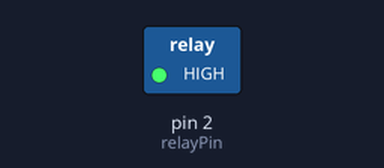
The sketch below on a simulated Arduino Uno, built with avr-gcc and run on an emulated ATmega328P. Parts: switched loads named in the sketch (green lamp = pin HIGH).

Above: at 0.1 s.
At 118.6 s:
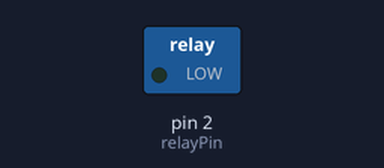
Timing chart, 0 to 120.1 s (numbered marks = the images above):
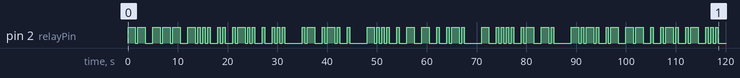

The sketch:

Circuit_11.ino
```cpp
/*

Example sketch 11

RELAYS

  Use a transistor to drive a relay

  A relay is a electrically-controlled mechanical switch.
  It can control much more voltage and current than an Arduino pin
  (or the transistor included in your kit) can. If you want to use
  the Arduino to control a 120V bulb, coffee maker, or other high-
  power device, a relay is an excellent way to do that. Because
  the relay needs more power to switch than an Arduino pin can
  provide, we'll use a transistor to drive the relay in exactly
  the same way we used a transistor to drive a motor in circuit 12.

  A relay consists of a coil of wire, and switch contacts. When
  you apply power to the coil, it becomes magnetized, and pulls
  the switch contacts closed. Since the switch contacts are
  completely isolated from the Arduino, you can safely use a
  relay to control normally dangerous voltages (but please only do
  this if you already know how to safely work with high voltage!).

  The relay has three contact pins, COM (common), NC (Normally
  Closed), and NO (Normally Open). When the relay is turned off,
  the COM pin is connected to the NC (Normally Closed) pin. When
  the relay is turned on, the COM pin is connected to the NO
  (Normally Open) pin.

  This code is very simple - it turns the relay on for one second,
  and off for one second, the same as the blink sketch!

Hardware connections:

  Transistor:

    The transistor has three pins. Looking at the flat side with
    the pins down, the order is COLLECTOR, BASE, EMITTER.

    Connect the BASE pin through a 1K resistor to digital pin 2.

    Connect the EMITTER pin to GND.

  Relay coil:

    The relay has pins for a coil (which you use to control the
    relay), and contacts (which you connect to the device you'd
    like to switch). The top or bottom of the relay should have
    a symbol indicating the coil pins.

    Connect one side of the coil to the COLLECTOR pin
    on the transistor.

    Connect other side of the coil to 5V.

  Diode:

    The relay has a coil that you energize to close the switch.
    When you disconnect power from a coil, the coil will generate
    a voltage spike that can damage the transistor. This diode
    protects the transistor from the voltage spike.

    Connect the side of the diode with the band (cathode) to 5V

    Connect the other side of the diode (anode) to the COLLECTOR
    pin of the transistor.

  Relay contacts and LEDs:

    We'll use the relay contacts to turn LEDs on and off, but you
    can use them to switch almost anything on and off.

    Connect the COMMON side of the switch to a 330 Ohm resistor.
    Connect the other side of the above resistor to 5V.

    Connect the NC (Normally Closed) side of the switch to the
    positive (longer) leg of LED 1.

    Connect the NO (Normally Open) side of the switch to the
    positive (longer) leg of LED 2.

    Connect the negative sides (shorter leg) of both LEDs to GND.

This sketch was written by SparkFun Electronics,
with lots of help from the Arduino community.
This code is completely free for any use.
Visit http://www.arduino.cc to learn about the Arduino.

Version 2.0 6/2012 MDG
*/


const int relayPin = 2;	    // use this pin to drive the transistor
const int timeDelay = 500; // delay in ms for on and off phases

// You can make timeDelay
 //shorter, but note that relays, being
// mechanical devices, will wear quickly if you try to drive
// them too fast.


void setup()
{
  pinMode(relayPin, OUTPUT);  // set pin as an output
  /*
  In Morse code, the timing is based on the length of one "dit" (or "dot"). Here are the basic timing rules:
  A dot is 1 time unit.
  A dash is 3 time units.
  The space between symbols (dots and dashes) of the same letter is 1 time unit.
  The space between letters is 3 time units.
  The space between words is 7 time units
  */

  morse_light_outputter(3,1);
  morse_light_outputter(3,3);

  morse_light_outputter(3,1);
  morse_light_outputter(3,1);
  morse_light_outputter(3,3);

  morse_light_outputter(3,1);
  morse_light_outputter(1,1);
  morse_light_outputter(1,1);
  morse_light_outputter(1,3);

  morse_light_outputter(1,1);
  morse_light_outputter(1,3);

  morse_light_outputter(1,1);
  morse_light_outputter(3,1);
  morse_light_outputter(1,1);
  morse_light_outputter(1,3);

  morse_light_outputter(1,3);

  morse_light_outputter(1,1);
  morse_light_outputter(1,1);
  morse_light_outputter(1,7);


  morse_light_outputter(1,1);
  morse_light_outputter(3,3);

  morse_light_outputter(1,1);
  morse_light_outputter(3,1);
  morse_light_outputter(1,3);
  //-- --- -... .. .-.. . ... / .- .-. . / -... . - - . .-. / - .... .- -. / -.-. .- -- . .-. .- ...
  morse_light_outputter(1,7);


  morse_light_outputter(3,1);
  morse_light_outputter(1,1);
  morse_light_outputter(1,1);
  morse_light_outputter(1,3);

  morse_light_outputter(1,3);

  morse_light_outputter(3,3);

  morse_light_outputter(3,3);

  morse_light_outputter(1,3);

  morse_light_outputter(1,1);
  morse_light_outputter(3,1);
  morse_light_outputter(1,7);


  morse_light_outputter(3,3);

  morse_light_outputter(1,1);
  morse_light_outputter(1,1);
  morse_light_outputter(1,1);
  morse_light_outputter(1,3);

  morse_light_outputter(1,1);
  morse_light_outputter(3,3);

  morse_light_outputter(3,1);
  morse_light_outputter(1,7);

  //-- --- -... .. .-.. . ... / .- .-. . / -... . - - . .-. / - .... .- -. / -.-. .- -- . .-. .- ...
  morse_light_outputter(3,1);
  morse_light_outputter(1,1);
  morse_light_outputter(3,1);
  morse_light_outputter(1,3);

  morse_light_outputter(1,1);
  morse_light_outputter(3,3);

  morse_light_outputter(3,1);
  morse_light_outputter(3,3);

  morse_light_outputter(1,3);

  morse_light_outputter(1,1);
  morse_light_outputter(3,1);
  morse_light_outputter(1,3);

  morse_light_outputter(1,1);
  morse_light_outputter(3,3);

  morse_light_outputter(1,1);
  morse_light_outputter(1,1);
  morse_light_outputter(1,7);


  digitalWrite(relayPin, LOW);


             // wait for one second
}
void loop(){}

void morse_light_outputter(int how_long, int pause)
{
  digitalWrite(relayPin, HIGH);  // turn the relay on

  delay(timeDelay * how_long);              // wait for one second

  digitalWrite(relayPin, LOW);   // turn the relay off

  delay(timeDelay * pause);
}
  
```
